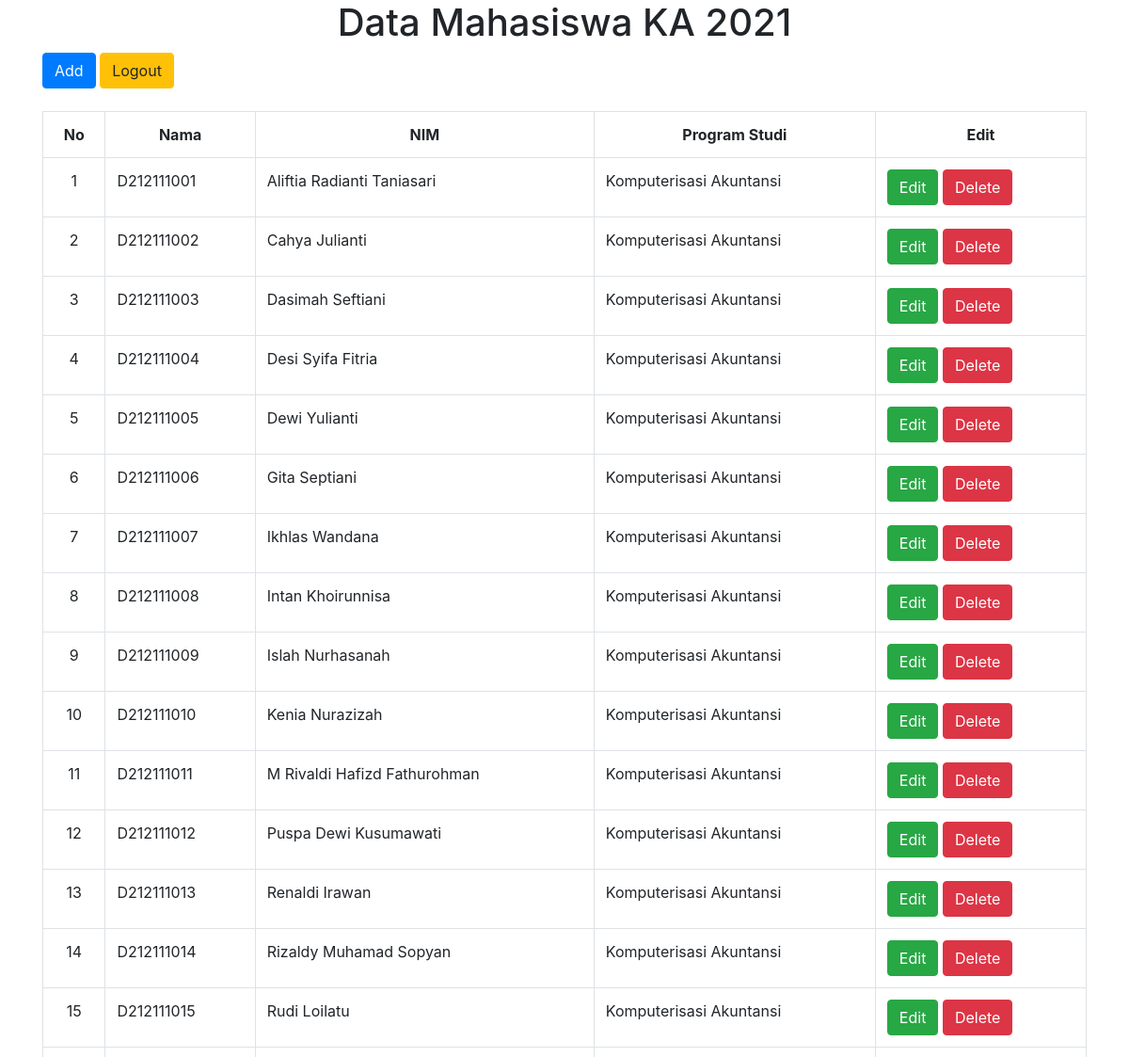
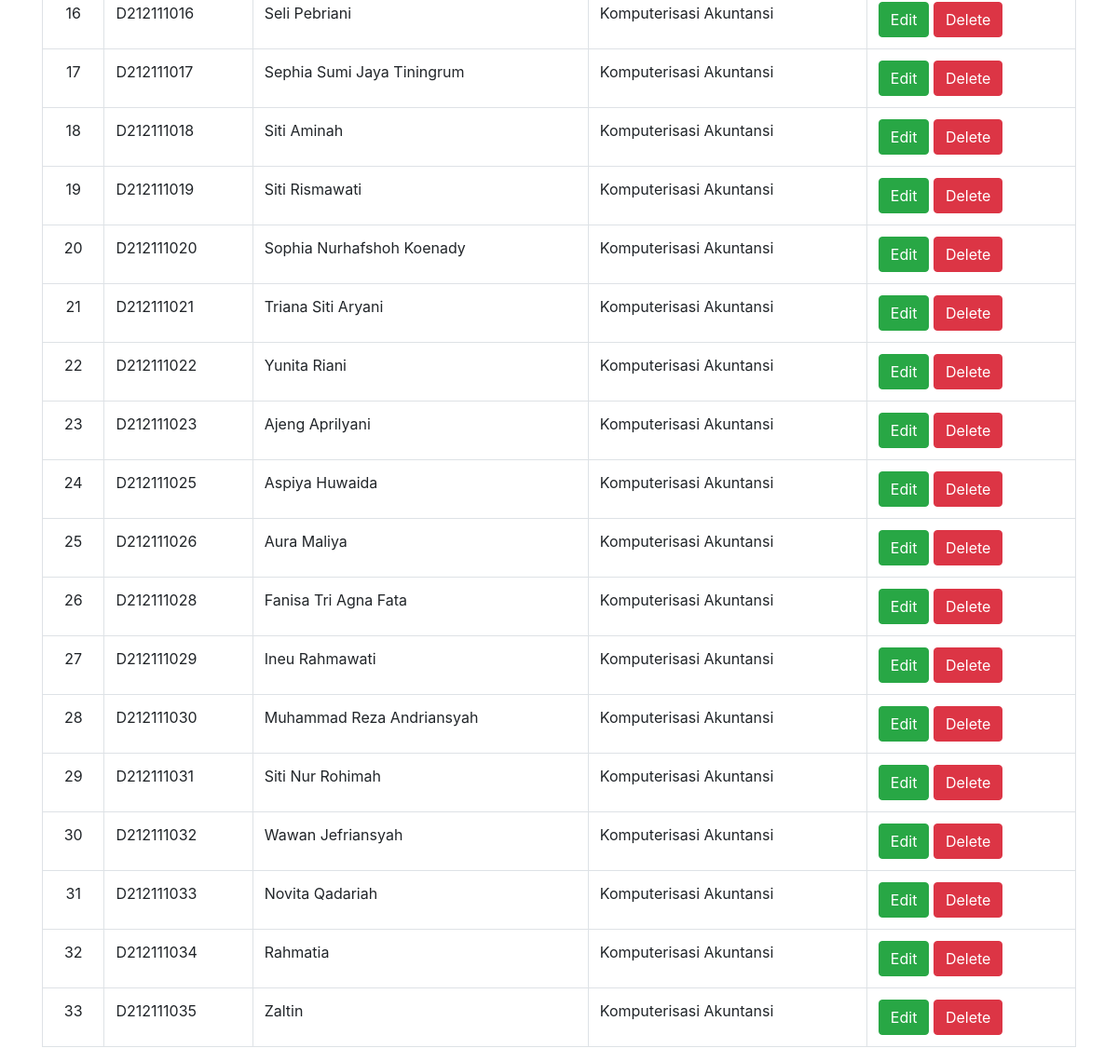
Screenshot of /mahasiswa.php (signed in) with the database file from the repository (2 pictures, top to bottom).
### tables this page shows
CREATE TABLE `student` (
  `nim` varchar(10) NOT NULL,
  `nama` varchar(50) DEFAULT NULL,
  `id` int(5) DEFAULT NULL
);

CREATE TABLE `program_study` (
  `no` int(5) NOT NULL,
  `name` varchar(50) DEFAULT NULL
);

### mahasiswa.php (the view, shortened to what this page needs)
<?php
    $mysqli = new mysqli('localhost', 'root', '', 'mahasiswa');
    $result = $mysqli->query("SELECT student.nim, student.nama, program_study.name
    FROM student INNER JOIN program_study ON student.id = program_study.no");
   $student = [];
    while ($row = $result->fetch_assoc()) {
        array_push($student, $row);
    }
    $no = 1
?>
<!DOCTYPE html>
<html lang="en">
<head>
    <link rel="stylesheet" href="https://cdn.jsdelivr.net/npm/bootstrap@4.4.1/dist/css/bootstrap.min.css">
</head>
<body>
    <div class="container">
    <h1 class="text-center">Data Mahasiswa KA 2021</h1>
    <a href="tambah_mahasiswa.php" class="btn btn-primary">Add</a>
    <a href="logout.php" class="btn btn-warning">Logout</a><br></br>
    <table class="table table-bordered table-hover">
        <tr>
            <th class="text-center">No</th>
            <th class="text-center">Nama</th>
            <th class="text-center">NIM</th>
            <th class="text-center">Program Studi</th>
            <th class="text-center">Edit</th>
        </tr>
        <?php foreach ($student as $row ) { ?>
            <tr>
                <td class="text-center"><?=$no++; ?></td>
                <td><?=$row['nim'];?></td>
                <td><?=$row['nama'];?></td>
                <td><?=$row['name'];?></td>
                <td>
                    <a href="edit_mahasiswa.php?nim=<?=$row['nim']?>" class="btn btn-success">Edit</a>
                    <a href="hapus_mahasiswa.php?nim=<?=$row['nim']?>" class="btn btn-danger" onclick="return confirm('Yakin data ini akan dihapus?')">Delete</a>
                </td>
            </tr>
        <?php } ?>
    </table>
    </div>
</body>
</html>

### rows the page displays
student: nim "D212111001", nama "Aliftia Radianti Taniasari", program_study.name "Komputerisasi Akuntansi"
student: nim "D212111002", nama "Cahya Julianti", program_study.name "Komputerisasi Akuntansi"
student: nim "D212111003", nama "Dasimah Seftiani", program_study.name "Komputerisasi Akuntansi"
student: nim "D212111004", nama "Desi Syifa Fitria", program_study.name "Komputerisasi Akuntansi"
student: nim "D212111005", nama "Dewi Yulianti", program_study.name "Komputerisasi Akuntansi"
student: nim "D212111006", nama "Gita Septiani", program_study.name "Komputerisasi Akuntansi"
student: nim "D212111007", nama "Ikhlas Wandana", program_study.name "Komputerisasi Akuntansi"
student: nim "D212111008", nama "Intan Khoirunnisa", program_study.name "Komputerisasi Akuntansi"
student: nim "D212111009", nama "Islah Nurhasanah", program_study.name "Komputerisasi Akuntansi"
student: nim "D212111010", nama "Kenia Nurazizah", program_study.name "Komputerisasi Akuntansi"
student: nim "D212111011", nama "M Rivaldi Hafizd Fathurohman", program_study.name "Komputerisasi Akuntansi"
student: nim "D212111012", nama "Puspa Dewi Kusumawati", program_study.name "Komputerisasi Akuntansi"
student: nim "D212111013", nama "Renaldi Irawan", program_study.name "Komputerisasi Akuntansi"
student: nim "D212111014", nama "Rizaldy Muhamad Sopyan", program_study.name "Komputerisasi Akuntansi"
student: nim "D212111015", nama "Rudi Loilatu", program_study.name "Komputerisasi Akuntansi"
student: nim "D212111016", nama "Seli Pebriani", program_study.name "Komputerisasi Akuntansi"
student: nim "D212111017", nama "Sephia Sumi Jaya Tiningrum", program_study.name "Komputerisasi Akuntansi"
student: nim "D212111018", nama "Siti Aminah", program_study.name "Komputerisasi Akuntansi"
student: nim "D212111019", nama "Siti Rismawati", program_study.name "Komputerisasi Akuntansi"
student: nim "D212111020", nama "Sophia Nurhafshoh Koenady", program_study.name "Komputerisasi Akuntansi"
student: nim "D212111021", nama "Triana Siti Aryani", program_study.name "Komputerisasi Akuntansi"
student: nim "D212111022", nama "Yunita Riani", program_study.name "Komputerisasi Akuntansi"
student: nim "D212111023", nama "Ajeng Aprilyani", program_study.name "Komputerisasi Akuntansi"
student: nim "D212111025", nama "Aspiya Huwaida", program_study.name "Komputerisasi Akuntansi"
student: nim "D212111026", nama "Aura Maliya", program_study.name "Komputerisasi Akuntansi"
student: nim "D212111028", nama "Fanisa Tri Agna Fata", program_study.name "Komputerisasi Akuntansi"
student: nim "D212111029", nama "Ineu Rahmawati", program_study.name "Komputerisasi Akuntansi"
student: nim "D212111030", nama "Muhammad Reza Andriansyah", program_study.name "Komputerisasi Akuntansi"
student: nim "D212111031", nama "Siti Nur Rohimah", program_study.name "Komputerisasi Akuntansi"
student: nim "D212111032", nama "Wawan Jefriansyah", program_study.name "Komputerisasi Akuntansi"
student: nim "D212111033", nama "Novita Qadariah", program_study.name "Komputerisasi Akuntansi"
student: nim "D212111034", nama "Rahmatia", program_study.name "Komputerisasi Akuntansi"
student: nim "D212111035", nama "Zaltin", program_study.name "Komputerisasi Akuntansi"
